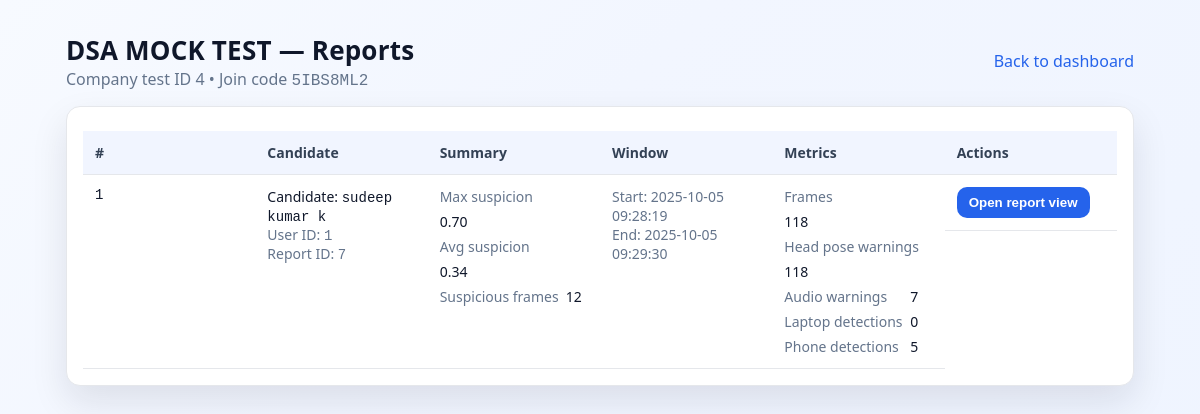
Screenshot of /company/tests/4/reports (signed in) with the database file from the repository.
### app.py (models this page shows)
class Test(db.Model):
    id = db.Column(db.Integer, primary_key=True)
    company_id = db.Column(db.Integer, db.ForeignKey('company.id'), nullable=False)
    name = db.Column(db.String(200), nullable=False)
    join_code = db.Column(db.String(16), unique=True, nullable=False)
    start_at = db.Column(db.DateTime, nullable=True)
    end_at = db.Column(db.DateTime, nullable=True)
    status = db.Column(db.String(20), default='open')  # draft, open, closed
    company = db.relationship('Company', backref='tests')

class Report(db.Model):
    id = db.Column(db.Integer, primary_key=True)
    test_id = db.Column(db.Integer, db.ForeignKey('test.id'), nullable=False)
    company_id = db.Column(db.Integer, db.ForeignKey('company.id'), nullable=False)
    user_id = db.Column(db.Integer, db.ForeignKey('user.id'), nullable=False)
    created_at = db.Column(db.DateTime, default=datetime.utcnow)
    payload = db.Column(db.JSON, nullable=False)

class User(UserMixin, db.Model):
    id = db.Column(db.Integer, primary_key=True)
    name = db.Column(db.String(120))
    email = db.Column(db.String(255), unique=True, nullable=False, index=True)
    password_hash = db.Column(db.String(255), nullable=False)
    role = db.Column(db.String(20), nullable=False, default='user')  # 'company' or 'user'
    company_id = db.Column(db.Integer, db.ForeignKey('company.id'), nullable=True)
    company = db.relationship('Company', backref='users')

### app.py (the view)
@app.route('/company/tests/<int:test_id>/reports')
@login_required
def company_test_reports(test_id):
    if current_user.role != 'company':
        return "Unauthorized", 403
    t = Test.query.get_or_404(test_id)
    if t.company_id != current_user.company_id:
        return "Unauthorized", 403
    reports = Report.query.filter_by(test_id=test_id, company_id=current_user.company_id)\
                          .order_by(Report.created_at.desc()).all()
    user_ids = {r.user_id for r in reports}
    users = {u.id: u for u in User.query.filter(User.id.in_(user_ids)).all()}
    return render_template('company_reports.html', test=t, reports=reports, users=users)

### app.py (called while the page is built)
@login_manager.user_loader
def load_user(user_id):
    return User.query.get(int(user_id))  # Flask-Login user loader

### templates/company_reports.html (shortened to what this page needs)
<!doctype html>
<html>
<head>
</head>
<body>
  <div class="wrap">
    <div class="header">
      <div>
        <h1 class="title">{{ test.name }} — Reports</h1>
        <div class="muted">Company test ID {{ test.id }} • Join code <span class="mono">{{ test.join_code }}</span></div>
      </div>
      <div class="nav">
        <a href="{{ url_for('company_dashboard') }}">Back to dashboard</a>
      </div>
    </div>
    <div class="card">
      {% if reports and reports|length > 0 %}
      <div class="table-wrap">
        <table>
          <thead>
            <tr>
              <th>#</th>
              <th>Candidate</th>
              <th>Summary</th>
              <th>Window</th>
              <th>Metrics</th>
              <th>Actions</th>
            </tr>
          </thead>
          <tbody>
            {% for r in reports %}
            {% set p = r.payload %}
            {% set u = users.get(r.user_id) %}
            <tr>
              <td class="mono">{{ loop.index }}</td>
              <td>
                <div>Candidate: <span class="mono">{{ u.name if u and u.name else (u.email if u else 'Unknown') }}</span></div>
                <div class="muted">User ID: <span class="mono">{{ r.user_id }}</span></div>
                <div class="muted">Report ID: <span class="mono">{{ r.id }}</span></div>
              </td>
              <td>
                <div class="kvs">
                  <div class="kv"><div class="k">Max suspicion</div><div>{{ '%.2f' % (p.max_suspicion if p.max_suspicion is defined else 0.0) }}</div></div>
                  <div class="kv"><div class="k">Avg suspicion</div><div>{{ '%.2f' % (p.avg_suspicion if p.avg_suspicion is defined else 0.0) }}</div></div>
                  <div class="kv"><div class="k">Suspicious frames</div><div>{{ p.suspicious_frames if p.suspicious_frames is defined else 0 }}</div></div>
                </div>
              </td>
              <td class="muted">
                <div>Start: {{ p.start_time if p.start_time is defined else '-' }}</div>
                <div>End: {{ p.end_time if p.end_time is defined else '-' }}</div>
              </td>
              <td>
                <div class="kvs">
                  <div class="kv"><div class="k">Frames</div><div>{{ p.total_frames if p.total_frames is defined else 0 }}</div></div>
                  <div class="kv"><div class="k">Head pose warnings</div><div>{{ p.head_pose_warnings if p.head_pose_warnings is defined else 0 }}</div></div>
                  <div class="kv"><div class="k">Audio warnings</div><div>{{ p.audio_warnings if p.audio_warnings is defined else 0 }}</div></div>
                  <div class="kv"><div class="k">Laptop detections</div><div>{{ (p.device_detections['laptop'] if p.device_detections is defined and 'laptop' in p.device_detections else 0) }}</div></div>
                  <div class="kv"><div class="k">Phone detections</div><div>{{ (p.device_detections['cell phone'] if p.device_detections is defined and 'cell phone' in p.device_detections else 0) }}</div></div>
                </div>
              </td>
              <td class="actions">
                <a class="btnlike" href="{{ url_for('report', rid=r.id) }}">
                  <button type="button" class="primary">Open report view</button>
                </a>
              </td>
            </tr>
            {% endfor %}
          </tbody>
        </table>
      </div>
      {% else %}
        <div class="empty">No reports have been submitted for this test yet.</div>
      {% endif %}
    </div>
  </div>
</body>
</html>

### templates/company_reports.html (style rules this page uses)
:root { color-scheme: light; --bg:#f7f9fc; --ink:#0f172a; --muted:#64748b; --card:#ffffff; --border:#e5e7eb; --primary:#2563eb; --primary-600:#1e40af; --link:#2563eb; --radius:14px; --shadow:0 16px 36px rgba(15,23,42,.10) }
* { box-sizing:border-box }
html,body { margin:0;padding:0 }
body { font-family: ui-sans-serif, system-ui, -apple-system, "Segoe UI", Roboto, "Helvetica Neue", Arial; background: linear-gradient(135deg,#f7faff,#f2f6ff 35%,#eef4ff); color: var(--ink); min-height: 100vh; }
.wrap { max-width: 1100px; margin: 32px auto; padding: 0 16px; }
.header { display:flex; align-items:center; justify-content:space-between; margin-bottom:16px; gap:12px; flex-wrap: wrap; }
.title { font-size:26px; margin:0; font-weight:800; letter-spacing:.2px }
.muted { color:var(--muted); }
.card { background:var(--card); border:1px solid var(--border); border-radius:14px; padding:16px; box-shadow:var(--shadow); }
.nav a { color:var(--link); text-decoration:none; }
.table-wrap { width:100%; overflow-x:auto; }
table { width: 100%; border-collapse: collapse; margin-top: 8px; table-layout: fixed; }
thead th { background:#f1f5ff; color:#334155; }
th, td { padding: 12px; border-bottom: 1px solid var(--border); text-align: left; font-size: 14px; vertical-align: top; overflow-wrap: anywhere; word-break: break-word; }
th { color: var(--muted); font-weight:700; }
.mono { font-family: ui-monospace, SFMono-Regular, Menlo, Monaco, Consolas, "Liberation Mono", monospace; }
.actions { display:flex; gap:8px; flex-wrap: wrap; }
a.btnlike { text-decoration:none; }
a.btnlike > button { width:100%; }
button.primary { background:var(--primary); border:0; color:white; cursor:pointer; font-weight:700; padding:8px 12px; border-radius:10px; }
.kvs { display: grid; grid-template-columns: repeat(auto-fit, minmax(150px, 1fr)); gap: 6px 12px; }
.kv { display:flex; gap:6px; flex-wrap:wrap; min-width:0; }
.kv .k { color:var(--muted); min-width:120px; flex-shrink:0; }

### rows the page displays
Test: name "DSA MOCK TEST", id "4", join_code "5IBS8ML2"
Report: user_id "1", id "7", max_suspicion "0.70", avg_suspicion "0.34", suspicious_frames "12", start_time "2025-10-05 09:28:19", end_time "2025-10-05 09:29:30", total_frames "118", head_pose_warnings "118", device_detections "0", device_detections "5"
User: name "sudeep kumar k"
